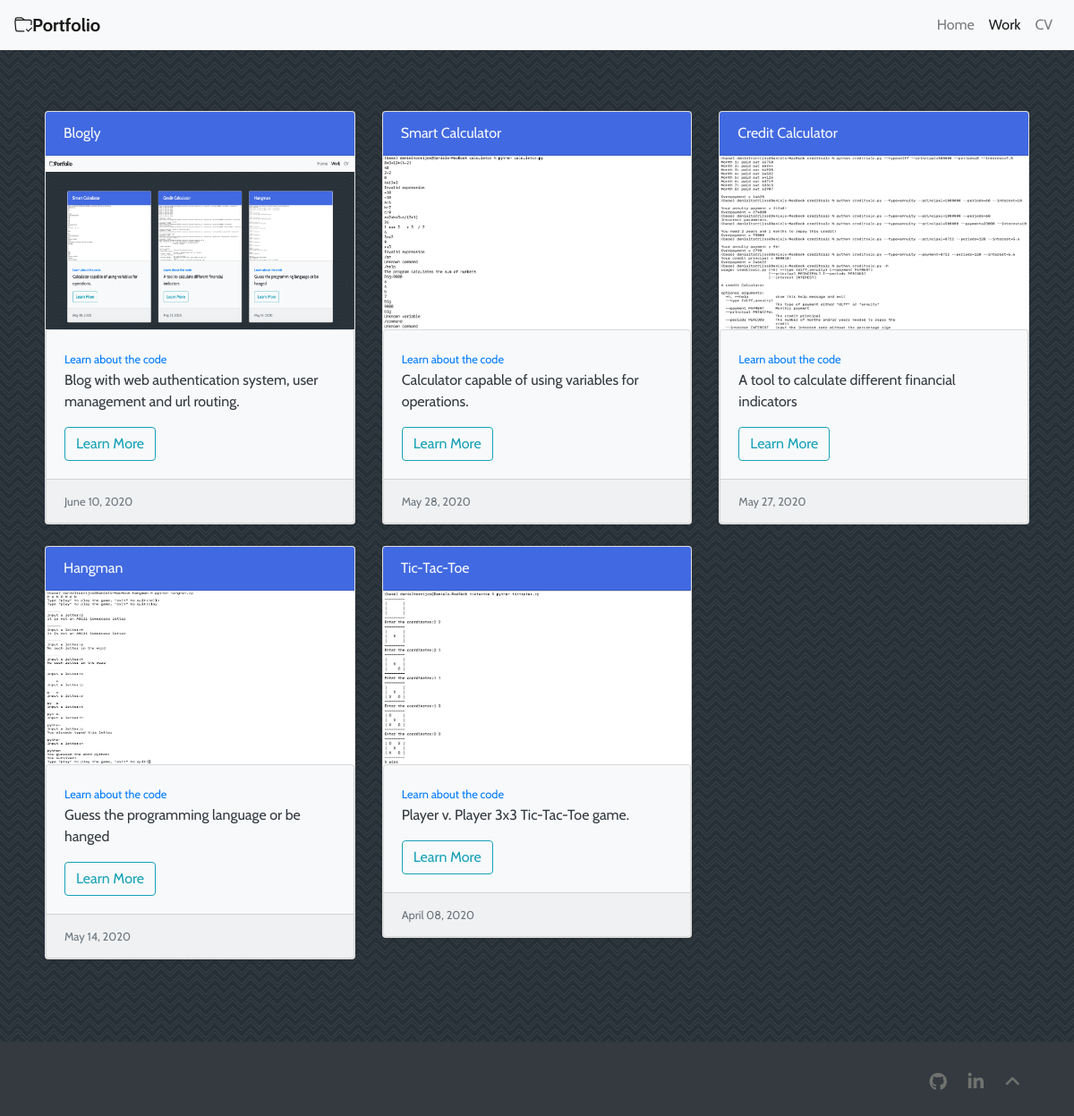
/portfolio/, run on an earlier commit of the app's database.
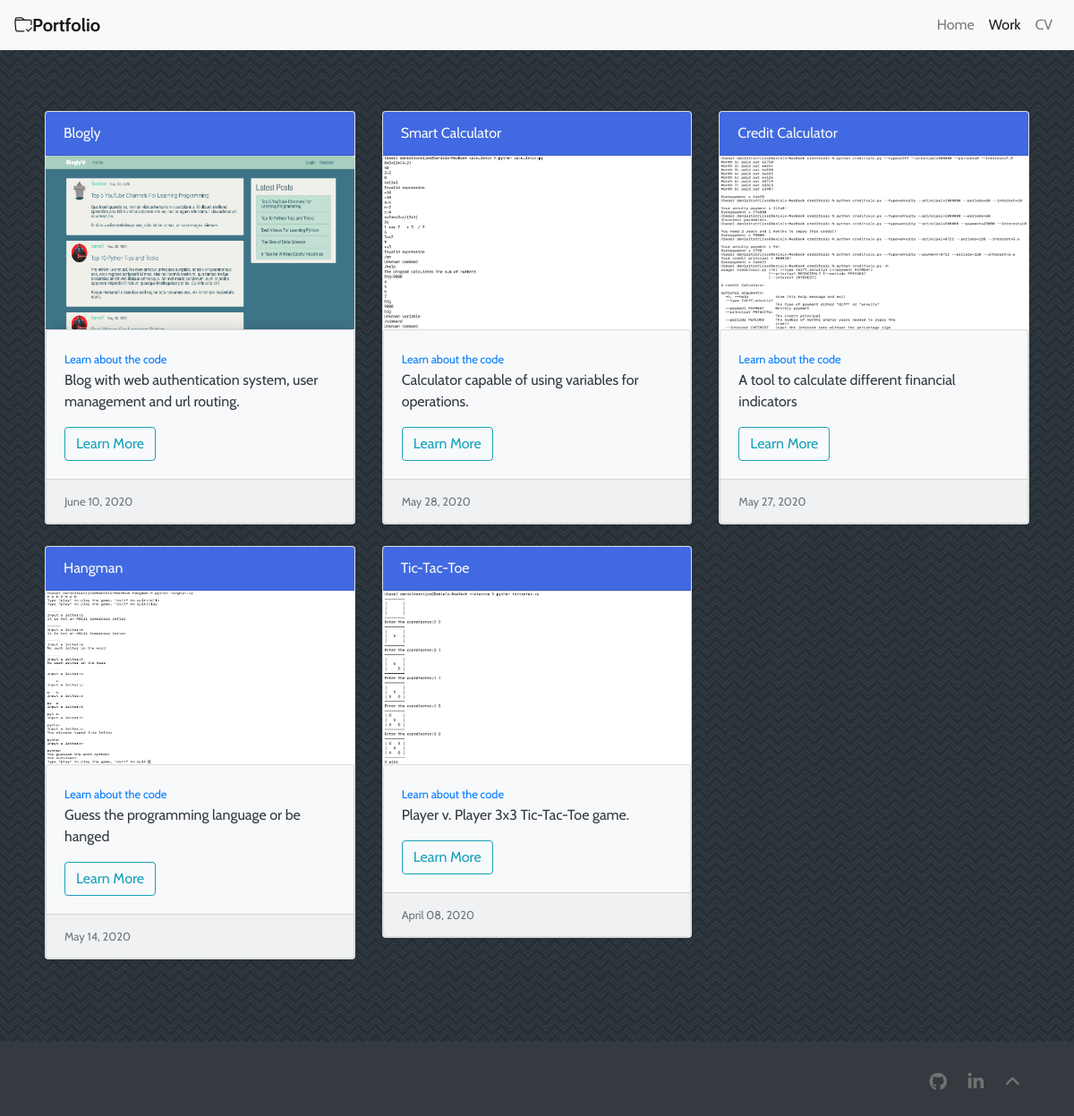
And on a later commit of the database.
### portafolio/models.py (models this page shows, shortened)
class Project(models.Model):
    title = models.CharField(max_length=100)
    summary = models.CharField(
        max_length=200, default="This project was very interesting but challenging"
    )
    description = models.TextField()
    link = models.URLField(max_length=128, default="http://github.io")
    date_posted = models.DateTimeField(default=timezone.now)
    image = models.ImageField(upload_to="images/", default="/zelda.jpg")

### portafolio/views.py (the view)
# urls.py: path("portfolio/", ProjectListView.as_view(), name="portafolio-work"),
class ProjectListView(ListView):
    model = Project
    template_name = "portafolio/home.html"
    context_object_name = "portafolios"
    ordering = "-date_posted"

### portafolio/templates/portafolio/home.html (shortened to what this page needs)
{%extends 'portafolio/base.html'%}
{% load static %}
{% block styles %}
<link rel="stylesheet" href="{% static 'css/main.css' %}">
{% endblock %}
{%block navbar%}
<nav class="navbar navbar-expand-lg navbar-light bg-light">
  <a href="{% url 'portafolio-home' %}" class="navbar-brand d-flex align-items-center">
    <strong>Portfolio</strong>
  </a>
  <div class="collapse navbar-collapse" id="navbarToggler">
    <ul class="navbar-nav ml-auto mt-2 mt-lg-0">
      <li class="nav-item">
        <a class="nav-link" href="/">Home</a>
      </li>
      <li class="nav-item active">
        <a class="nav-link" href="#">Work</a>
      </li>
      <li class="nav-item">
        <a class="nav-item nav-link" href="{% url 'portafolio-cv' %}">CV</a>
      </li>
    </ul>
  </div>
</nav>
{%endblock navbar%}
{%block content%}
<div class="album py-5">
  <div class="container">
    <div class="row">
      {%for portafolio in portafolios%}
      <div class="col-md-4">
        <div class="card mb-4 shadow-sm">
          <div class="card-header card-text text-light">
            {{portafolio.title}}
          </div>
          <div class="embed-responsive embed-responsive-16by9">
            <img class="card-img-top embed-responsive-item" src="{{portafolio.image.url}}">
          </div>
          <div class="card text-dark bg-light">
            <div class="card-body">
              <small><a target="blank" href="{{portafolio.link}}">Learn about the code</a></small>
              <p class="card-text">{{portafolio.summary}}</p>
              <div class="d-flex justify-content-between align-items-center">
                <div class="btn-group">
                  <a class="btn btn-outline-info" href="{% url 'project-detail' portafolio.id %}" role="button">Learn
                    More</a>
                </div>
              </div>
            </div>
            <div class="card-footer">
              <small class="text-muted">{{portafolio.date_posted|date:"F d, Y"}}</small>
            </div>
          </div>
        </div>
      </div>
      {%endfor%}
    </div>
  </div>
</div>
{%endblock content%}

What changed in the data, as far as the page shows it:
changed Project "Blogly": image: a different picture
